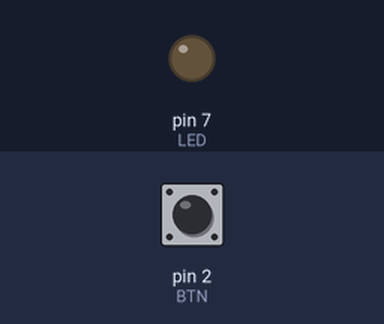
A sketch run on a simulated Arduino Uno, built with avr-gcc and run on an emulated ATmega328P. Parts: output pins drawn as LEDs (lit = HIGH). The inputs (shaded band) are chosen by the test bench; at power-on: pin 2 (BTN) LOW.

Above: at 1.2 s.
1.3 s: pin 2 (BTN) pulled HIGH for 0.15 s
At 1.37 s:
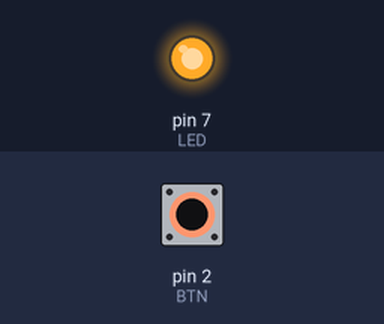
2.9 s: pin 2 (BTN) pulled HIGH for 3.2 s
At 6.8 s:
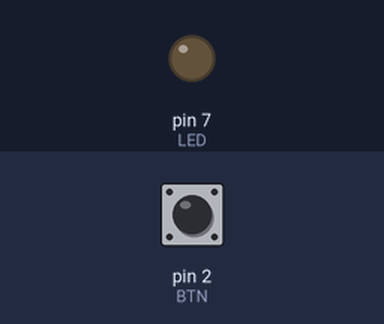
Timing chart, 0 to 8.3 s (numbered marks = the images above; inputs shaded):
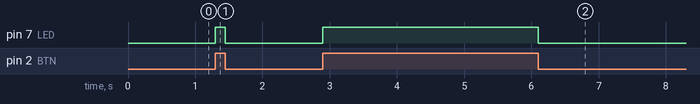

The sketch:

usando_botaoComArduino.ino
```cpp
#define LED  7
#define BTN 2

int btnEstado;

void setup() {
  pinMode(BTN, INPUT);
    pinMode(LED, OUTPUT);

}

void loop() {
  btnEstado=digitalRead(BTN);
 if(btnEstado==1){
   digitalWrite(LED,HIGH);
  }else {
    digitalWrite(LED,LOW);
    }

}
```

Measured:
- after the input at 1.3 s, pin 7 (LED): LOW → HIGH at once, → LOW 0.15 s later
- after the input at 2.9 s, pin 7 (LED): LOW → HIGH at once, → LOW 3.2 s later
